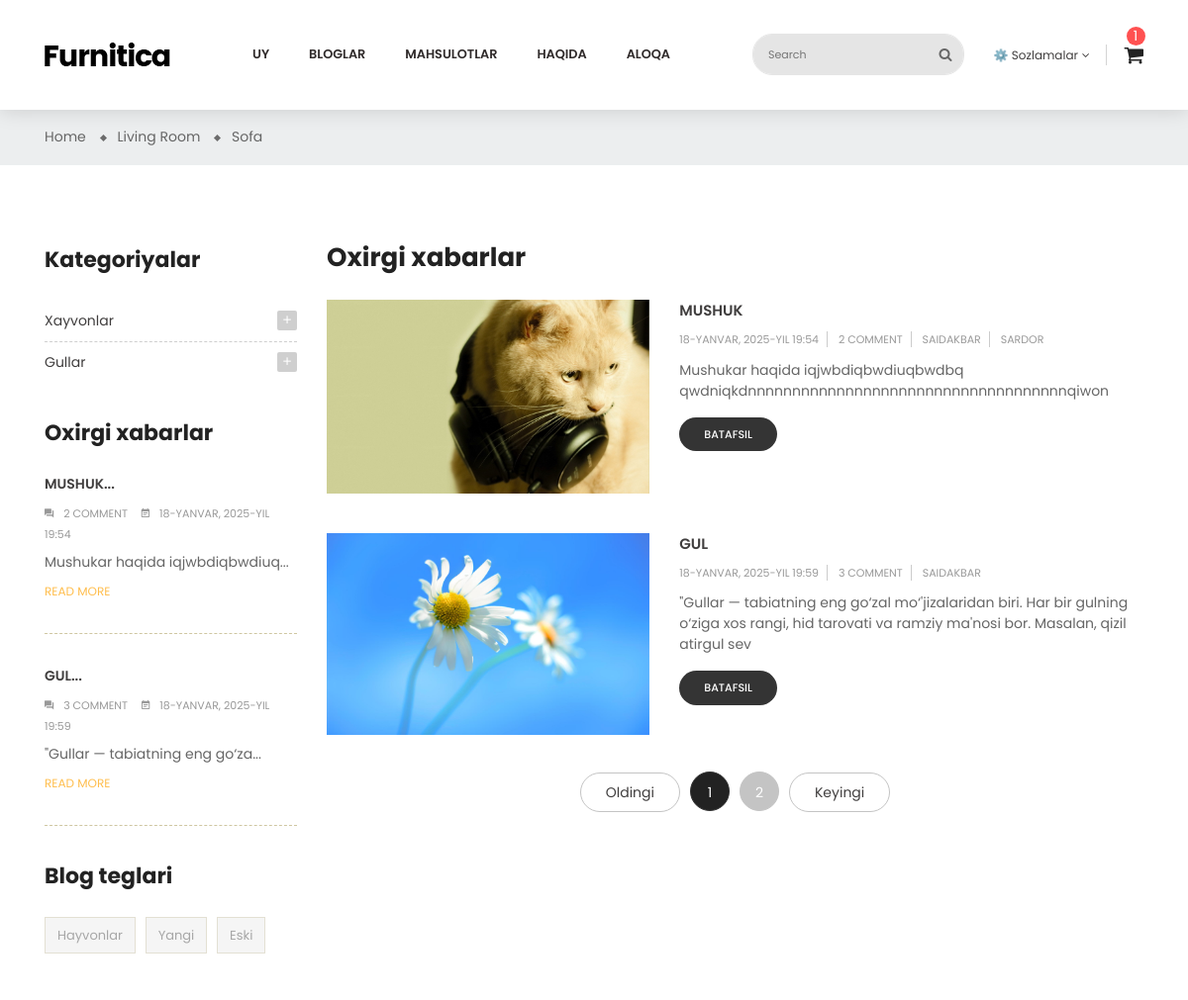
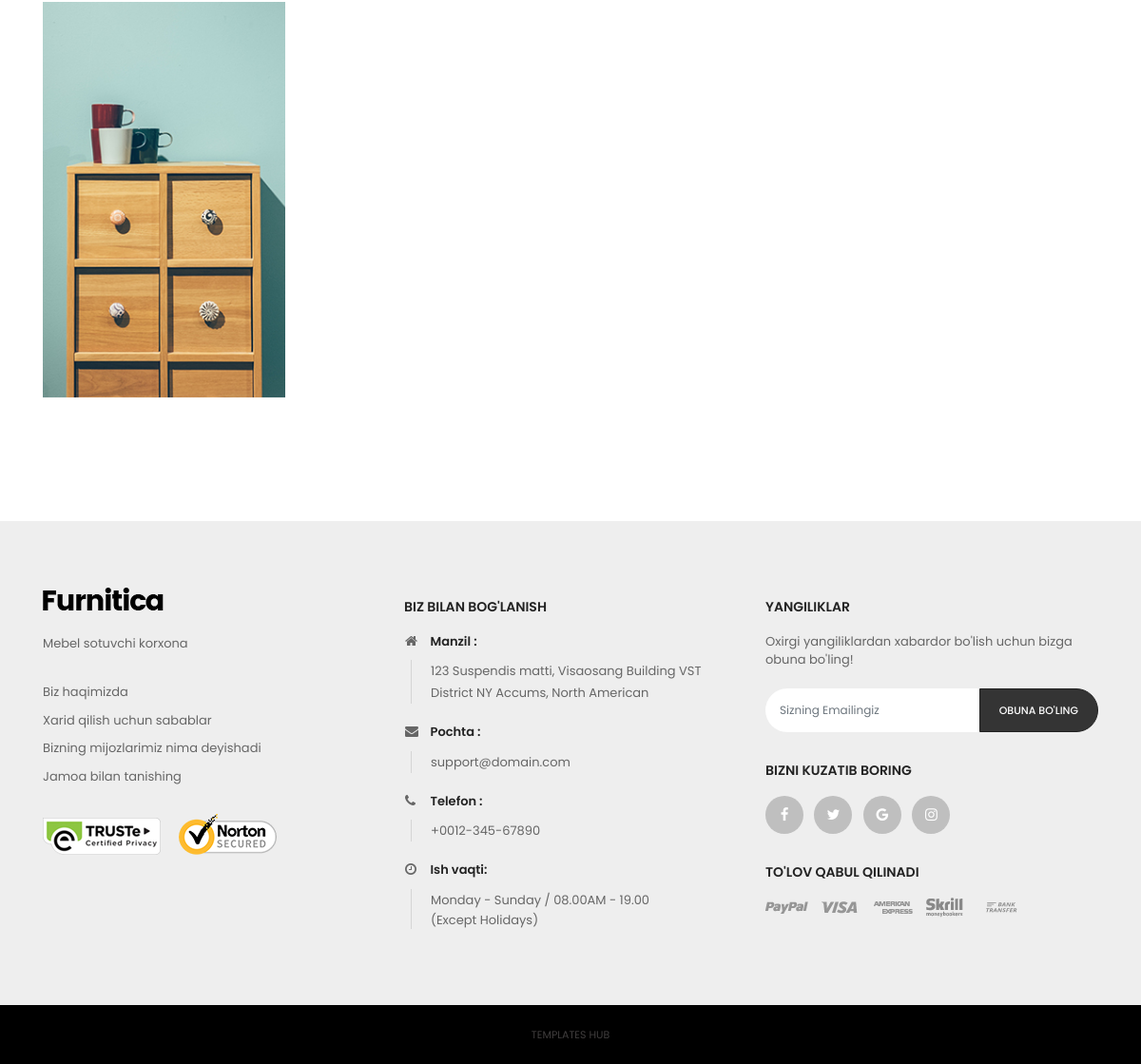
Page /uz/blogs/ on the committed database (2 pictures, top to bottom).
### blogs/models.py (models this page shows, shortened)
class BlogCategoryModel(BaseModel):
    title = models.CharField(max_length=128, verbose_name=_('title'))
    parent = models.ForeignKey(
        'self', on_delete=models.PROTECT,
        null=True, blank=True,
        related_name='children',
        verbose_name=_('parent')
    )
    def __str__(self):
        return self.title
    class Meta:
        verbose_name = _('blog category')
        verbose_name_plural = _('blog categories')

class BlogModel(BaseModel):
    image = models.ImageField(upload_to='blogs', verbose_name=_('image'))
    title = models.CharField(max_length=128, verbose_name=_('title'))
    description = models.TextField(verbose_name=_('description'))
    authors = models.ManyToManyField(
        BlogAuthorModel,
        related_name='blogs',
        verbose_name=_('authors')
    )
    categories = models.ManyToManyField(
        BlogCategoryModel,
        related_name='blogs',
        verbose_name=_('categories')
    )
    tags = models.ManyToManyField(
        BlogTagModel,
        related_name='tags',
        verbose_name=_('tags')
    )
    class Meta:
        verbose_name = _('blog')
        verbose_name_plural = _('blogs')

class BlogTagModel(BaseModel):
    title = models.CharField(max_length=128, verbose_name=_('title'))
    class Meta:
        verbose_name = _('blog tag')
        verbose_name_plural = _('blog tags')

class BlogAuthorModel(BaseModel):
    first_name = models.CharField(max_length=128, verbose_name=_('first_name'))
    last_name = models.CharField(max_length=128, verbose_name=_('last_name'))
    avatar = models.ImageField(upload_to='blogs/authors/', verbose_name=_('avatar'))
    class Meta:
        verbose_name = _('blog author')
        verbose_name_plural = _('blog authors')

### blogs/views.py (the view)
# urls.py: path('',views.BlogListView.as_view(),name='blog'),
class BlogListView(ListView):
    template_name = 'blogs/blog.html'
    model = models.BlogModel
    context_object_name = 'blogs'
    def get_context_data(self,*,object_list=None, **kwargs):
        context = super().get_context_data(**kwargs)
        context['categories'] = models.BlogCategoryModel.objects.all()
        context['tags'] = models.BlogTagModel.objects.all()
        context['comments'] = models.BlogCommentModel.objects.all()
        return context

### templates/blogs/blog.html (shortened to what this page needs)
{% extends 'layouts/base.html' %}
{% load static %}
{% load i18n %}
{% block body %} id="blog-list-sidebar-left" class="blog" {% endblock %}
{% block content %}
<div class="main-content">
    <div id="wrapper-site">
        <div id="content-wrapper">
            <div id="main">
                <div class="page-home">
                    <nav class="breadcrumb-bg">
                        <div class="container no-index">
                            <div class="breadcrumb">
                                <ol>
                                    <li>
                                        <a href="#">
                                            <span>Home</span>
                                        </a>
                                    </li>
                                    <li>
                                        <a href="#">
                                            <span>Living Room</span>
                                        </a>
                                    </li>
                                    <li>
                                        <a href="#">
                                            <span>Sofa</span>
                                        </a>
                                    </li>
                                </ol>
                            </div>
                        </div>
                    </nav>
                    <div class="container">
                        <div class="content">
                            <div class="row">
                                <div class="sidebar-3 sidebar-collection col-lg-3 col-md-3 col-sm-4">
                                    <div class="sidebar-block">
                                        <div class="title-block">{% trans 'Categories' %}</div>
                                        <div class="block-content">
                                            {% for category in categories %}
                                                {% if category.parent %}
                                                {% else %}
                                                    <div class="cateTitle hasSubCategory open level1">
                                                        <span class="arrow collapse-icons collapsed" data-toggle="collapse" data-target="#{{ category.id }}" aria-expanded="false" role="status">
                                                            <i class="zmdi zmdi-plus"></i>
                                                        </span>
                                                        <a class="cateItem" href="{% url 'blogs:blog_detail' pk=category.id %}">{{ category.title }}</a>
                                                    </div>
                                                {% endif %}
                                            {% endfor %}
                                        </div>
                                    </div>
                                    <div class="sidebar-block">
                                        <div class="title-block">{% trans 'Recent Posts' %}</div>
                                        <div class="post-item-content">
                                            <div>
                                                {% for blog in blogs %}
                                                    <div class="late-item first-child">
                                                        <a href="{% url 'blogs:blog_detail' pk=blog.id %}">
                                                            <p class="content-title">{{ blog.title|slice:'15' }}...
                                                            </p>
                                                        </a>
                                                        <span>
                                                                <i class="zmdi zmdi-comments"></i>{{ blog.comments.count }} comment
                                                        </span>
                                                        <span>
                                                            <i class="zmdi zmdi-calendar-note"></i>{{ blog.created_at }}
                                                        </span>
                                                        <p class="description">{{ blog.description|slice:'30' }}...
                                                        </p>
                                                        <p class="remove">
                                                            <a href="{% url 'blogs:blog_detail' pk=blog.id %}">READ MORE</a>
                                                        </p>
                                                    </div>
                                                {% endfor %}
                                            </div>
                                        </div>
                                    </div>
                                    <div class="sidebar-block product-tags">
                                        <div class="title-block">
                                            {% trans 'Blog Tags' %}
                                        </div>
                                        <div class="block-content">
                                            <ul class="listSidebarBlog list-unstyled">
                                                {% for tag in tags %}
                                                    <li>
                                                        <a href="#" title="{{ tag.title }}">{{ tag.title }}</a>
                                                    </li>
                                                {% endfor %}
                                            </ul>
                                        </div>
                                    </div>
                                    <div class="sidebar-block group-image-special">
                                        <div class="effect">
                                            <a href="#">
                                                <img class="img-fluid" src="{% static 'img/blog/advertising.jpg' %}" alt="banner-2" title="banner-2">
                                            </a>
                                        </div>
                                    </div>
                                </div>
                                <div class="col-sm-8 col-lg-9 col-md-9 flex-xs-first main-blogs">
                                    <h2>{% trans 'Recent Posts' %}</h2>
                                    {% for blog in blogs %}
                                        <div class="list-content row">
                                            <div class="hover-after col-md-5 col-xs-12">
                                                <a href="{% url 'blogs:blog_detail' pk=blog.id %}">
                                                    <img src="{{ blog.image.url }}" alt="img">
                                                </a>
                                            </div>
                                            <div class="late-item col-md-7 col-xs-12">
                                                <p class="content-title">
                                                    <a href="{% url 'blogs:blog_detail' pk=blog.id %}">{{ blog.title }}</a>
                                                </p>
                                                <p class="post-info">
                                                    <span>{{ blog.created_at }}</span>
                                                    <span>{{ blog.comments.count }} comment</span>
                                                    {% for b_a in blog.authors.all %}
                                                        <span>{{ b_a.first_name }}</span>
                                                    {% endfor %}
                                                </p>
                                                <p class="description">{{ blog.description|slice:'150' }}
                                                </p>
                                                <span class="view-more">
                                                    <a href="{% url 'blogs:blog_detail' pk=blog.id %}">{% trans 'view more' %}</a>
                                                </span>
                                            </div>
                                        </div>
                                    {% endfor %}
                                    <div class="page-list col">
                                        <ul class="justify-content-center d-flex">
                                            <li>
                                                <a rel="prev" href="#" class="previous disabled js-search-link">
                                                    {% trans 'Previous' %}
                                                </a>
                                            </li>
                                            <li class="current active">
                                                <a rel="nofollow" href="#" class="disabled js-search-link">
                                                    1
                                                </a>
                                            </li>
                                            <li>
                                                <a rel="nofollow" href="#" class="disabled js-search-link">
                                                    2
                                                </a>
                                            </li>
                                            <li>
                                                <a rel="next" href="#" class="next disabled js-search-link">
                                                    {% trans 'Next' %}
                                                </a>
                                            </li>
                                        </ul>
                                    </div>
                                </div>
                            </div>
                        </div>
                    </div>
                </div>
            </div>
        </div>
    </div>
</div>
{% endblock %}

### rows in the picture
BlogCategoryModel: title "Xayvonlar"
BlogCategoryModel: title "Gullar"
BlogModel: title "MUSHUK", comments.count "2", created_at "18-YANVAR, 2025-YIL 19:54", description "Mushukar haqida iqjwbdiqbwdiuq", image (picture), description "Mushukar haqida iqjwbdiqbwdiuqbwdbq qwdniqkdnnnnnnnnnnnnnnnnnnnnnnnnnnnnnnnnnnnnqiwon"
BlogModel: title "GUL", comments.count "3", created_at "18-YANVAR, 2025-YIL 19:59", description "\"Gullar — tabiatning eng go‘za", image (picture), description "\"Gullar — tabiatning eng go‘zal mo‘'jizalaridan biri. Har bir gulning o‘ziga xos rangi, hid tarovati va ramziy ma'nosi bor. Masalan, qizil atirgul sev"
BlogTagModel: title "Hayvonlar"
BlogTagModel: title "Yangi"
BlogTagModel: title "Eski"
BlogAuthorModel: first_name "SAIDAKBAR"
BlogAuthorModel: first_name "SARDOR"
